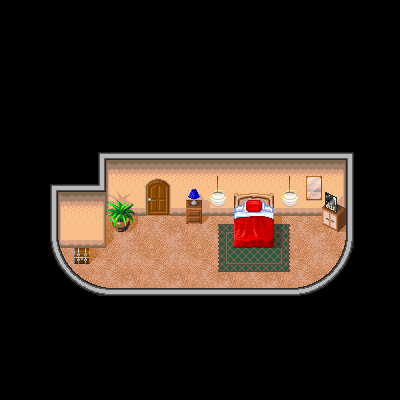

A level layout from a 2D game, rendered from its tile map. Below: a short description, then the map file with its tile-grid data intact:
An orthogonal 25x25 tile map with 16x16 px tiles, 1 tile layer (Tile Layer 1) and 2 objects (spawn_chichi_room, exit_chichi_room).

<map version="1.10" tiledversion="1.10.1" orientation="orthogonal" renderorder="right-down" width="25" height="25" tilewidth="16" tileheight="16" infinite="0" nextlayerid="3" nextobjectid="3">
 <tileset firstgid="1" source="Goku_home.tsx" />
 <layer id="1" name="Tile Layer 1" width="25" height="25">
  <data encoding="csv">
0,0,0,0,0,0,0,0,0,0,0,0,0,0,0,0,0,0,0,0,0,0,0,0,0,
0,0,0,0,0,0,0,0,0,0,0,0,0,0,0,0,0,0,0,0,0,0,0,0,0,
0,0,0,0,0,0,0,0,0,0,0,0,0,0,0,0,0,0,0,0,0,0,0,0,0,
0,0,0,0,0,0,0,0,0,0,0,0,0,0,0,0,0,0,0,0,0,0,0,0,0,
0,0,0,0,0,0,0,0,0,0,0,0,0,0,0,0,0,0,0,0,0,0,0,0,0,
0,0,0,0,0,0,0,0,0,0,0,0,0,0,0,0,0,0,0,0,0,0,0,0,0,
0,0,0,0,0,0,0,0,0,0,0,0,0,0,0,0,0,0,0,0,0,0,0,0,0,
0,0,0,0,0,0,0,0,0,0,0,0,0,0,0,0,0,0,0,0,0,0,0,0,0,
0,0,0,0,0,0,0,0,0,0,0,0,0,0,0,0,0,0,0,0,0,0,0,0,0,
0,0,11838,11839,11840,11841,11842,11843,11844,11845,11846,11847,11848,11849,11850,11851,11852,11853,11854,11855,11856,11857,11858,0,0,
0,0,12079,12080,12081,12082,12083,12084,12085,12086,12087,12088,12089,12090,12091,12092,12093,12094,12095,12096,12097,12098,12099,0,0,
0,0,12320,12321,12322,12323,12324,12325,12326,12327,12328,12329,12330,12331,12332,12333,12334,12335,12336,12337,12338,12339,12340,0,0,
0,0,12561,12562,12563,12564,12565,12566,12567,12568,12569,12570,12571,12572,12573,12574,12575,12576,12577,12578,12579,12580,12581,0,0,
0,0,12802,12803,12804,12805,12806,12807,12808,12809,12810,12811,12812,12813,12814,12815,12816,12817,12818,12819,12820,12821,12822,0,0,
0,0,13043,13044,13045,13046,13047,13048,13049,13050,13051,13052,13053,13054,13055,13056,13057,13058,13059,13060,13061,13062,13063,0,0,
0,0,13284,13285,13286,13287,13288,13289,13290,13291,13292,13293,13294,13295,13296,13297,13298,13299,13300,13301,13302,13303,13304,0,0,
0,0,13525,13526,13527,13528,13529,13530,13531,13532,13533,13534,13535,13536,13537,13538,13539,13540,13541,13542,13543,13544,13545,0,0,
0,0,13766,13767,13768,13769,13770,13771,13772,13773,13774,13775,13776,13777,13778,13779,13780,13781,13782,13783,13784,13785,13786,0,0,
0,0,14007,14008,14009,14010,14011,14012,14013,14014,14015,14016,14017,14018,14019,14020,14021,14022,14023,14024,14025,14026,14027,0,0,
0,0,0,0,0,0,0,0,0,0,0,0,0,0,0,0,0,0,0,0,0,0,0,0,0,
0,0,0,0,0,0,0,0,0,0,0,0,0,0,0,0,0,0,0,0,0,0,0,0,0,
0,0,0,0,0,0,0,0,0,0,0,0,0,0,0,0,0,0,0,0,0,0,0,0,0,
0,0,0,0,0,0,0,0,0,0,0,0,0,0,0,0,0,0,0,0,0,0,0,0,0,
0,0,0,0,0,0,0,0,0,0,0,0,0,0,0,0,0,0,0,0,0,0,0,0,0,
0,0,0,0,0,0,0,0,0,0,0,0,0,0,0,0,0,0,0,0,0,0,0,0,0
</data>
 </layer>
 <objectgroup id="2" name="Object">
  <object id="1" name="spawn_chichi_room" x="155.272" y="228.012">
   <point />
  </object>
  <object id="2" name="exit_chichi_room" x="146.413" y="187.445" width="21.449" height="27.0444" />
 </objectgroup>
</map>